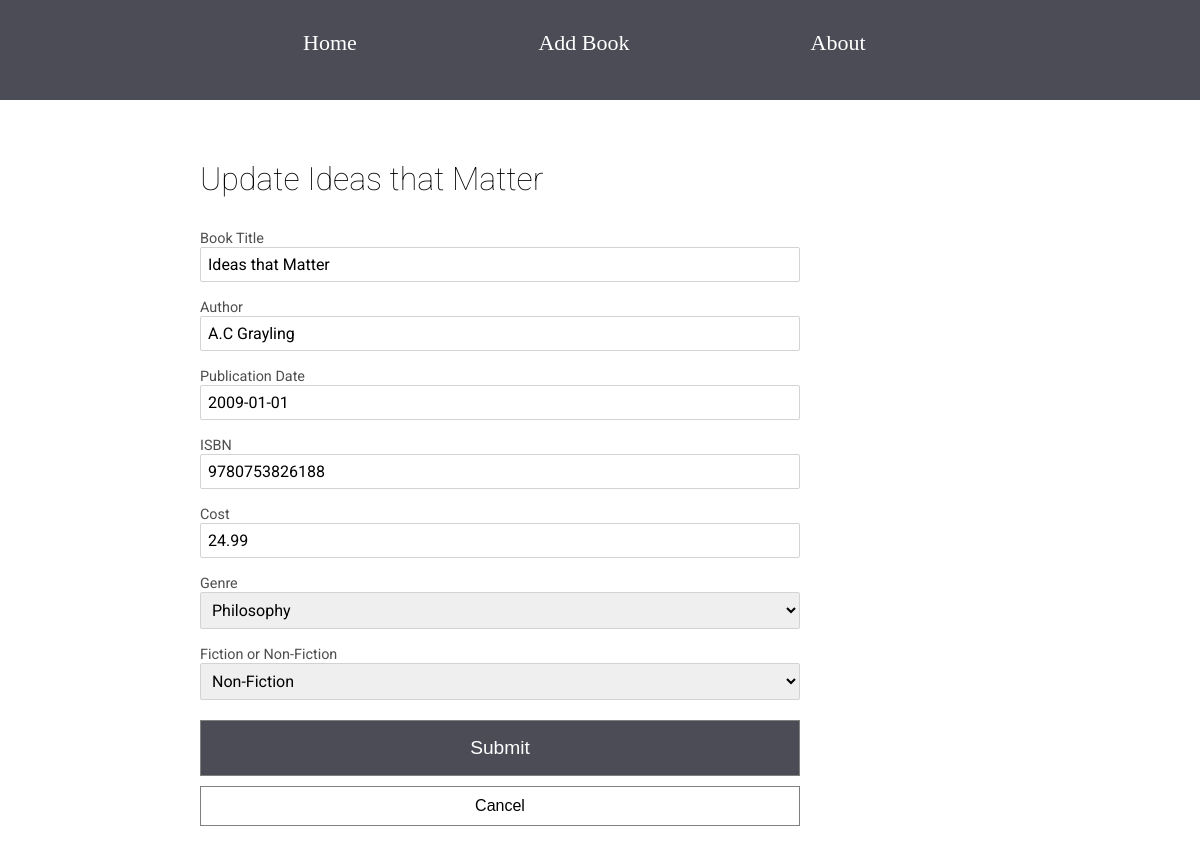
Page /update/19/ on the committed database.
### books/models.py (models this page shows, shortened)
class Book(models.Model):
    GENRE_LIST = [
        ('FA', 'Fantasy'),
        ('SF', 'Science Fiction'),
        ('TH', 'Thriller'),
        ('MY', 'Mystery'),
        ('DY', 'Dystopia'),
        ('SS', 'Short Story'),
        ('SU', 'Surrealism'),
        ('SC', 'Science'),
        ('EC', 'Economics'),
        ('MA', 'Maths'),
        ('HI', 'History'),
        ('PH', 'Philosophy'),
        ('FI', 'Finance'),
        ('OT', 'Other'),
        ]
    BOOK_TYPES = [
        ('FI', "Fiction"),
        ('NF', "Non-Fiction"),
    ]
    book_title = models.CharField("Book Title", max_length = 200)
    author = models.CharField(max_length=200)
    publication_date = models.DateField("Publication Date", null=True, blank=True)
    isbn = models.PositiveIntegerField("ISBN", null=True, blank=True, unique=True)
    cost = models.DecimalField(null=True, blank=True, decimal_places=2, max_digits=6)
    added_date = models.DateField(null=True, blank=True)
    borrowed_to = models.CharField(max_length=200, null=True, blank=True)
    genre = models.CharField(max_length=20, choices=GENRE_LIST)
    book_type = models.CharField("Fiction or Non-Fiction", max_length=40, choices=BOOK_TYPES)

### books/views.py (the view)
# urls.py: path('update/<pk>/', views.BookUpdateView.as_view(), name='book_update'),
class BookUpdateView(UpdateView):
    model = models.Book
    form_class = forms.BookForm

### books/forms.py
class BookForm(forms.ModelForm):
    class Meta():
        model = Book
        fields = ('book_title', 'author', 'publication_date', 'isbn', 'cost',
                'genre', 'book_type')

### templates/books/book_form.html (shortened to what this page needs)
{% extends 'books/base.html' %}
{% block body_block %}
{% load widget_tweaks %}
<div class="container">
    <div class="header">
        {% if book.pk %}
            <h1>Update {{ book.book_title }}</h1>
        {% else %}
            <h1>Create Book</h1>
        {% endif %}
    </div>
        <div class="form">
            <form method="POST">
                {% for field in form.visible_fields %}
                    <div class="form-group">
                        <label for="{{ form.id_for_label }}">{{ field.label }}</label>
                        {{ field }}
                    </div>
                {% endfor %}
                <input type="submit" name="" value="Submit" class="input-button-submit">
            </form>
            {% if book.pk %}
                <a href="{% url 'book_app:book_details' pk=book.pk %}">
                    <button class="button-medium">
                        Cancel
                    </button>
                </a>
            {% else %}
            <a href="{% url 'book_app:index' %}">
                <button class="button-medium">
                    Cancel
                </button>
            </a>
            {% endif %}
        </div>
</div>
{% endblock %}

### static/css/base.css (style rules this page uses)
* { margin: 0; padding: 0; box-sizing: border-box; }
html { font-size: 16px; }
.container { margin: 40px 200px; }
.header { font-family: "Roboto", sans-serif; margin: 50px 0 20px; }
.header h1 { font-size: 2rem; padding: 10px 0; font-weight: lighter; }
.button-medium { border: 1px solid grey; background-color: white; color: black; padding: 10px 32px; font-size: 1rem; width: 100%; }
.form { max-width: 600px; min-width: 200px; margin: 20px 0; }
.form-group { font-family: "Roboto", sans-serif; padding-bottom: 15px; min-width: 300px; max-width: 600px; }
.form-group label { min-width: 300px; font-size: .9rem; color: rgb(78, 78, 78); }
.form-group input, select { width: 100%; min-width: 300px; padding: 7px; font-family: "Roboto", sans-serif; font-size: 1rem; border-radius: 2px; border: 1px solid lightgrey; }
.input-button-submit { background-color: #4B4C56; color: white; border: 1px solid grey; padding: 16px; width: 100%; margin-top: 5px; font-size: 1.2rem; margin-bottom: 10px; }

### rows in the picture
Book: book_title "Ideas that Matter", visible_fields "Ideas that Matter" "A.C Grayling" "2009-01-01" "9780753826188" "24.99" "Philosophy" "Non-Fiction"

### other values in the picture
{{ field.label }} "Book Title" "Author" "Publication Date" "ISBN" "Cost" "Genre" "Fiction or Non-Fiction"
